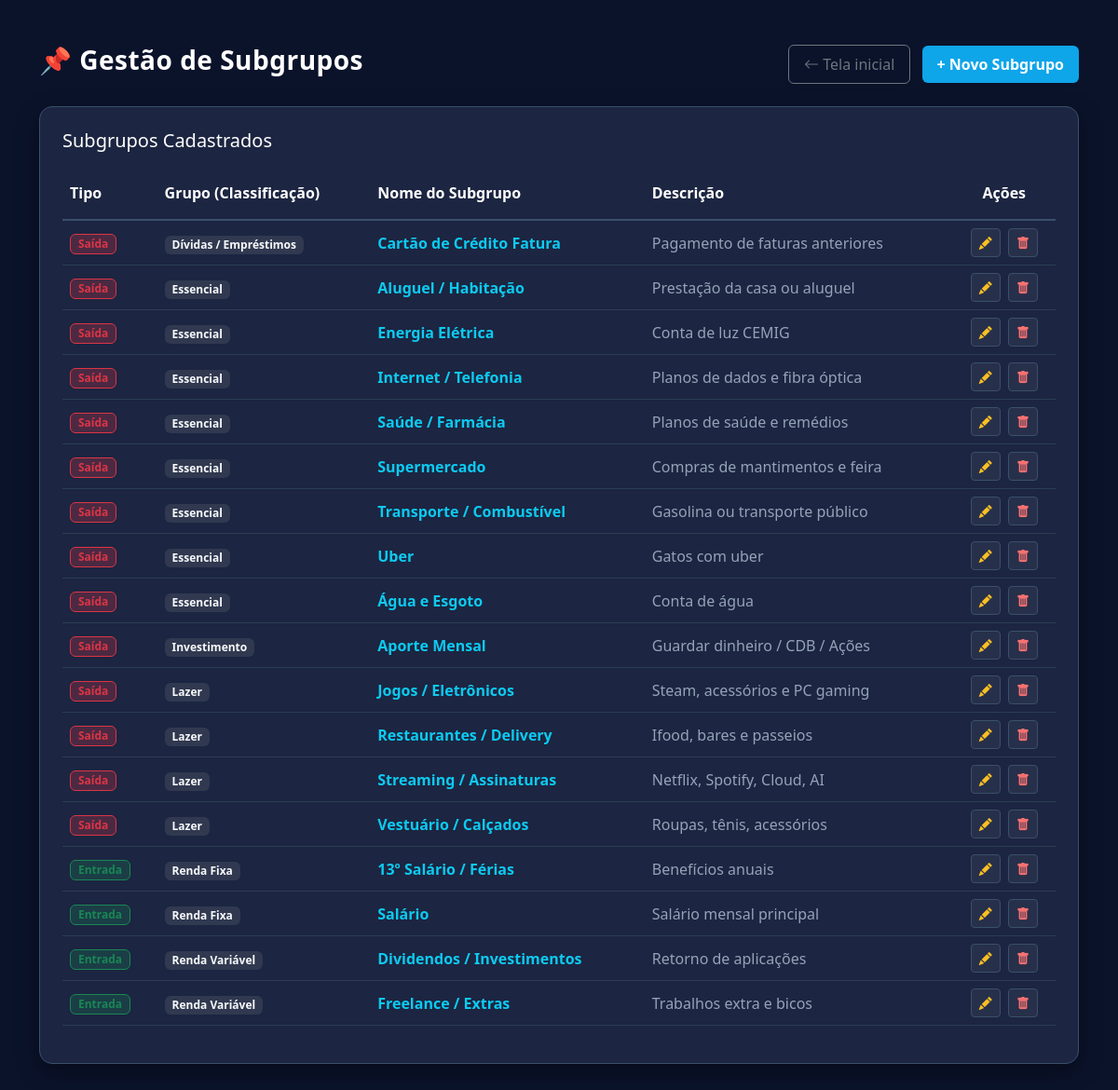
Page /subgrupos/index.php on the earlier database version.
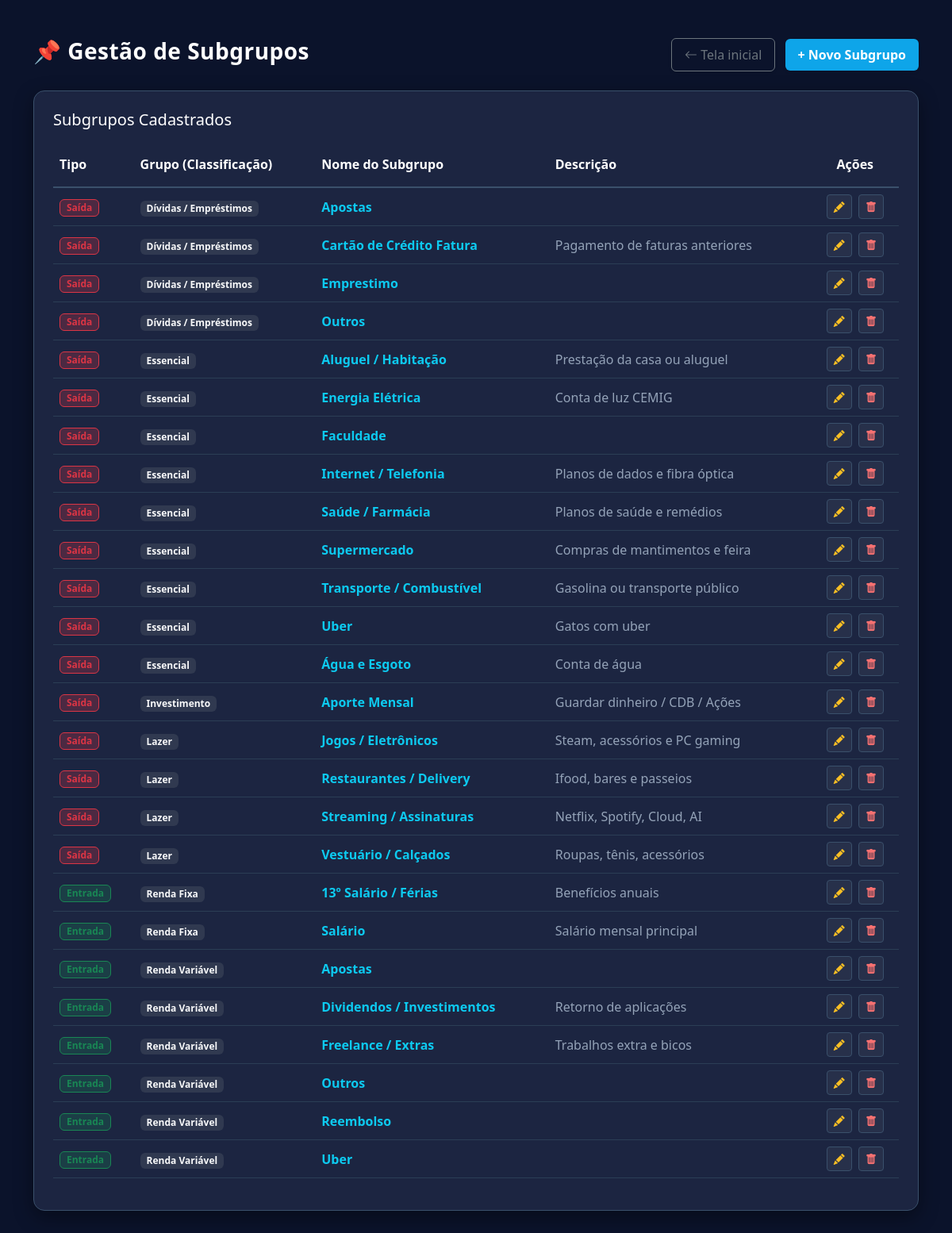
Same page on the later database version.
### tables this page shows
CREATE TABLE subgrupos (
        id INTEGER PRIMARY KEY AUTOINCREMENT,
        tipo TEXT NOT NULL,
        grupo TEXT,
        nome TEXT NOT NULL,
        descricao TEXT
    );

### subgrupos/index.php (the view, shortened to what this page needs)
<?php
include '../db/conexao.php';
$subgrupos = [];
try {
    $stmt = $pdo->query("SELECT * FROM subgrupos ORDER BY tipo DESC, grupo ASC, nome ASC");
    $subgrupos = $stmt->fetchAll(PDO::FETCH_ASSOC);
} catch (Exception $e) {
    $mensagem = "<div class='alert alert-danger bg-dark text-danger border-danger mt-3'>Erro: " . $e->getMessage() . "</div>";
}
?>
<!DOCTYPE html>
<html lang="pt-BR">
<head>
    <link href="https://cdn.jsdelivr.net/npm/bootstrap@5.3.0/dist/css/bootstrap.min.css" rel="stylesheet">
    <link rel="stylesheet" href="https://cdn.jsdelivr.net/npm/bootstrap-icons@1.10.5/font/bootstrap-icons.css">
</head>
<body>
    <div class="container mt-5 mb-5">
        <div class="row align-items-center mb-4">
            <div class="col-md-6">
                <h2 class="navbar-brand fs-3">📌 Gestão de Subgrupos</h2>
            </div>
            <div class="col-md-6 text-md-end mt-3 mt-md-0">
                <a href="../view/dashboard.php" class="btn btn-outline-secondary me-2 px-3 py-2 shadow-sm">
                    <i class="bi bi-arrow-left"></i> Tela inicial
                </a>
                <a href="novo_subgrupo.php" class="btn btn-info-custom px-3 py-2 shadow-sm">+ Novo Subgrupo</a>
            </div>
        </div>
        <div class="card card-custom p-4">
            <h4 class="mb-3 fs-5 text-white">Subgrupos Cadastrados</h4>
            <div class="table-responsive">
                <table class="table align-middle">
                    <thead>
                        <tr style="border-bottom: 2px solid #3a506b;">
                            <th class="py-3 text-white">Tipo</th>
                            <th class="py-3 text-white">Grupo (Classificação)</th>
                            <th class="py-3 text-white">Nome do Subgrupo</th>
                            <th class="py-3 text-white">Descrição</th>
                            <th class="text-center py-3 text-white">Ações</th>
                        </tr>
                    </thead>
                    <tbody>
                        <?php if (count($subgrupos) > 0): ?>
                            <?php foreach ($subgrupos as $s): ?>
                                <tr>
                                    <td>
                                        <?php if ($s['tipo'] == 'Entrada'): ?>
                                            <span
                                                class="badge bg-success bg-opacity-25 text-success border border-success px-2 py-1">Entrada</span>
                                        <?php else: ?>
                                            <span
                                                class="badge bg-danger bg-opacity-25 text-danger border border-danger px-2 py-1">Saída</span>
                                        <?php endif; ?>
                                    </td>
                                    <td><span
                                            class="badge bg-secondary bg-opacity-25 text-light px-2 py-1"><?php echo htmlspecialchars($s['grupo'] ?? ''); ?></span>
                                    </td>
                                    <td class="fw-bold text-info"><?php echo htmlspecialchars($s['nome'] ?? ''); ?></td>
                                    <td class="texto-auxiliar"><?php echo htmlspecialchars($s['descricao'] ?? ''); ?></td>
                                    <td class="text-center">
                                        <a href="editar_subgrupo.php?id=<?php echo $s['id']; ?>"
                                            class="btn btn-sm btn-action-edit me-1" title="Editar">
                                            <i class="bi bi-pencil-fill"></i>
                                        </a>
                                        <a href="index.php?deletar=<?php echo $s['id']; ?>" class="btn btn-sm btn-action-delete"
                                            title="Apagar"
                                            onclick="return confirm('Tem a certeza de que quer apagar este subgrupo, Uai?');">
                                            <i class="bi bi-trash-fill"></i>
                                        </a>
                                    </td>
                                </tr>
                            <?php endforeach; ?>
                        <?php endif; ?>
                    </tbody>
                </table>
            </div>
        </div>
    </div>
</body>
</html>

### subgrupos/index.php (style rules this page uses)
body { background-color: #0b132b; color: #ffffff; font-family: 'Segoe UI', Tahoma, Geneva, Verdana, sans-serif; }
.card-custom { border-radius: 14px; background-color: #1c2541; border: 1px solid #3a506b; box-shadow: 0 8px 24px rgba(0, 0, 0, 0.4); }
.texto-auxiliar { color: #94a3b8 !important; font-weight: 500; }
.table { color: #ffffff; background-color: transparent !important; }
.table th, .table td { background-color: transparent !important; color: #ffffff; border-color: #2b3e55 !important; }
.btn-info-custom { background-color: #0ea5e9; border: none; font-weight: 600; color: white; }
.btn-action-edit { background-color: rgba(255, 255, 255, 0.05); color: #fbbf24; border: 1px solid #3a506b; }
.btn-action-delete { background-color: rgba(255, 255, 255, 0.05); color: #f87171; border: 1px solid #3a506b; }
.navbar-brand { font-weight: bold; color: #ffffff; letter-spacing: 0.5px; }

Differences in the rows shown:
added subgrupos: tipo "Saída", grupo "Dívidas / Empréstimos", nome "Apostas"
added subgrupos: tipo "Saída", grupo "Dívidas / Empréstimos", nome "Emprestimo"
added subgrupos: tipo "Saída", grupo "Dívidas / Empréstimos", nome "Outros"
added subgrupos: tipo "Saída", grupo "Essencial", nome "Faculdade"
added subgrupos: tipo "Entrada", grupo "Renda Variável", nome "Apostas"
added subgrupos: tipo "Entrada", grupo "Renda Variável", nome "Outros"
added subgrupos: tipo "Entrada", grupo "Renda Variável", nome "Reembolso"
added subgrupos: tipo "Entrada", grupo "Renda Variável", nome "Uber"
